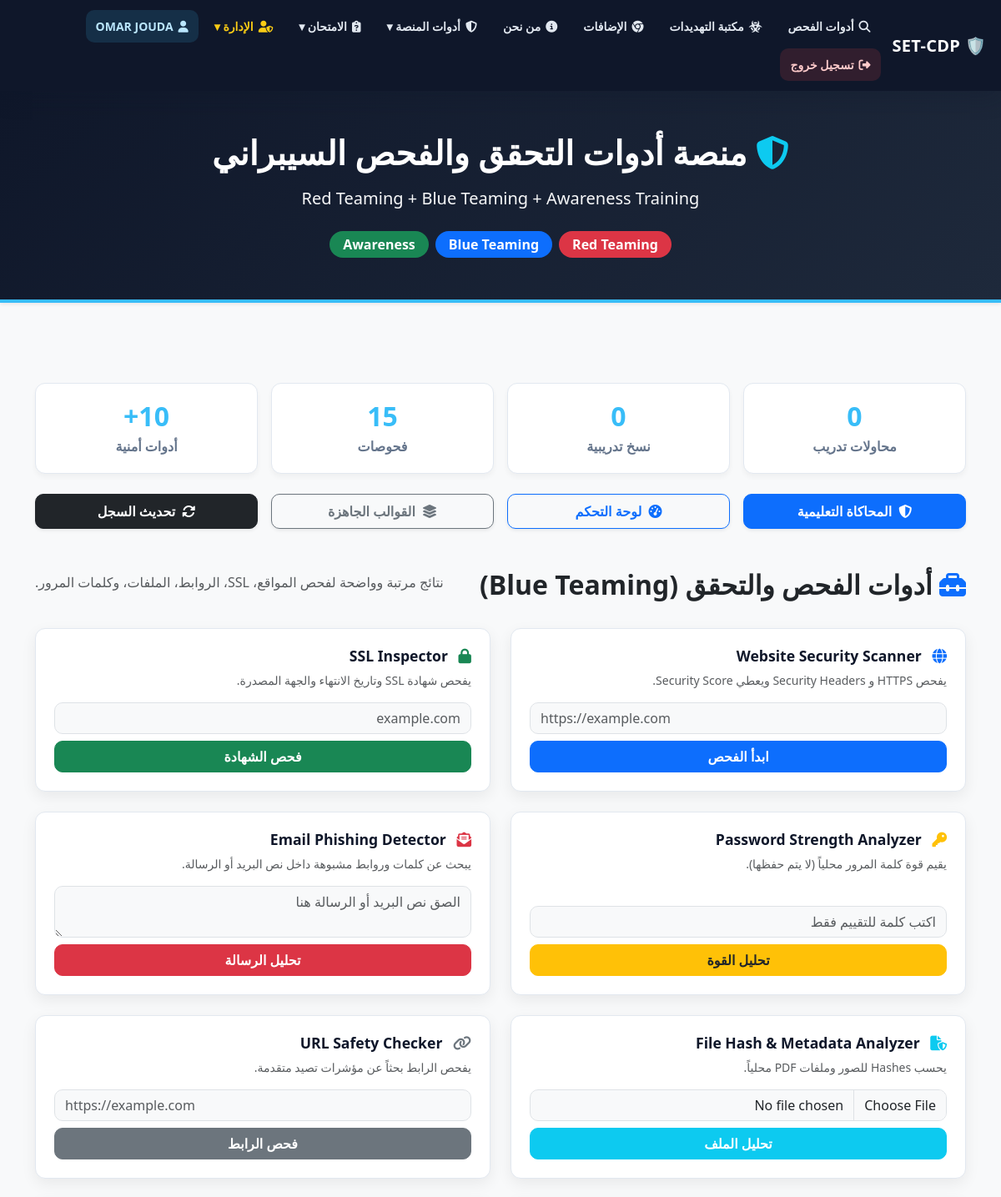
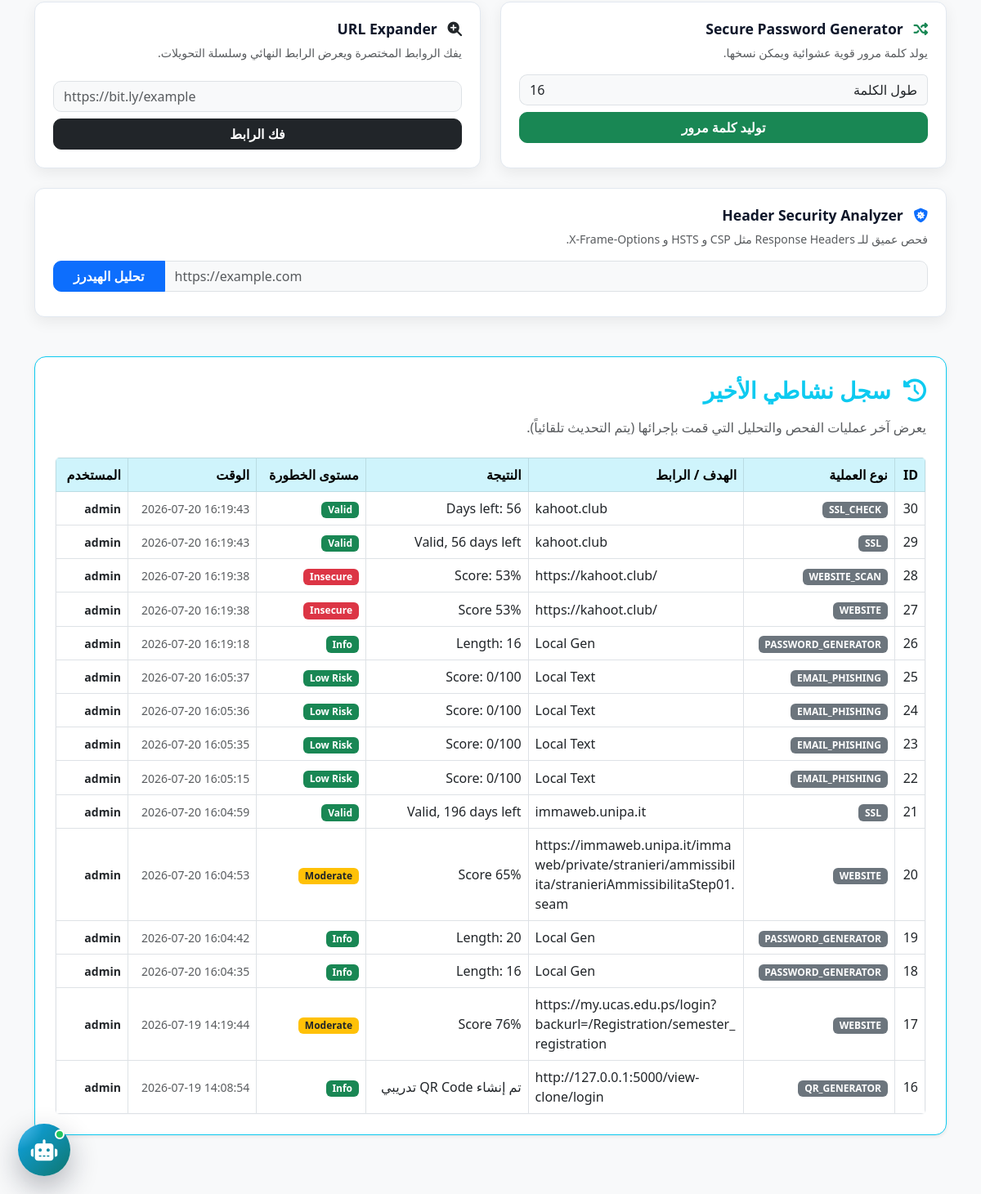
The page / (signed in) on the database its author committed (2 pictures, top to bottom).
### tables this page shows
CREATE TABLE users (
        id INTEGER PRIMARY KEY AUTOINCREMENT,
        username TEXT UNIQUE,
        password_hash TEXT,
        role TEXT DEFAULT 'user',
        full_name TEXT,
        profile_image TEXT,
        bio TEXT,
        created_at TEXT
    );

CREATE TABLE scan_history (
        id INTEGER PRIMARY KEY AUTOINCREMENT,
        scan_type TEXT,
        target TEXT,
        result_summary TEXT,
        risk_level TEXT,
        timestamp TEXT,
        user_id INTEGER
    );

### app.py (the view)
@app.route('/')
def index():
    conn = get_db()
    user_id = session.get("user_id")
    scans = []
    if user_id:
        if session.get("role") == "admin":
            scans = conn.execute("""
                SELECT scan_history.*, users.username AS owner_username
                FROM scan_history
                LEFT JOIN users ON scan_history.user_id = users.id
                ORDER BY scan_history.id DESC LIMIT 15
            """).fetchall()
        else:
            scans = conn.execute("SELECT * FROM scan_history WHERE user_id = ? ORDER BY id DESC LIMIT 15", (user_id,)).fetchall()
    conn.close()
    return render_template('index.html', scans=scans)

### templates/index.html (shortened to what this page needs)
<!DOCTYPE html>
<html lang="ar" dir="rtl">
<head>
  <link href="https://cdn.jsdelivr.net/npm/bootstrap@5.3.0/dist/css/bootstrap.rtl.min.css" rel="stylesheet">
  <link rel="stylesheet" href="https://cdnjs.cloudflare.com/ajax/libs/font-awesome/6.4.0/css/all.min.css">
  <link rel="stylesheet" href="/static/style.css">
</head>
<body class="bg-light">
{% include 'base_nav.html' %}
<header class="hero text-center mb-5 shadow-sm">
  <div class="container">
    <h1 class="fw-bold mb-3"><i class="fas fa-shield-alt text-info"></i> منصة أدوات التحقق والفحص السيبراني</h1>
    <p class="lead text-light mb-4">Red Teaming + Blue Teaming + Awareness Training</p>
    <div class="d-flex justify-content-center gap-2 flex-wrap">
      <span class="badge bg-danger px-3 py-2 fs-6 rounded-pill">Red Teaming</span>
      <span class="badge bg-primary px-3 py-2 fs-6 rounded-pill">Blue Teaming</span>
      <span class="badge bg-success px-3 py-2 fs-6 rounded-pill">Awareness</span>
    </div>
  </div>
</header>
<main class="container py-5">
  <section class="row g-3 mb-4">
    <div class="col-md-3"><div class="stat-card"><h3 id="statCaptures">{{ captures|length if captures is defined else 0 }}</h3><span>محاولات تدريب</span></div></div>
    <div class="col-md-3"><div class="stat-card"><h3 id="statClones">{{ clones|length if clones is defined else 0 }}</h3><span>نسخ تدريبية</span></div></div>
    <div class="col-md-3"><div class="stat-card"><h3 id="statScans">{{ scans|length if scans is defined else 0 }}</h3><span>فحوصات</span></div></div>
    <div class="col-md-3"><div class="stat-card"><h3>10+</h3><span>أدوات أمنية</span></div></div>
  </section>
  <section class="row g-3 mb-4">
    <div class="col-md-3"><a class="btn btn-primary w-100 fw-bold py-2 shadow-sm" href="/attack"><i class="fas fa-shield-halved me-1"></i> المحاكاة التعليمية</a></div>
    <div class="col-md-3"><a class="btn btn-outline-primary w-100 fw-bold py-2 shadow-sm" href="/dashboard"><i class="fas fa-tachometer-alt me-1"></i> لوحة التحكم</a></div>
    <div class="col-md-3"><a class="btn btn-outline-secondary w-100 fw-bold py-2 shadow-sm" href="/ready_templates"><i class="fas fa-layer-group me-1"></i> القوالب الجاهزة</a></div>
    <div class="col-md-3"><button class="btn btn-dark w-100 fw-bold py-2 shadow-sm" onclick="refreshHistory()"><i class="fas fa-sync-alt me-1"></i> تحديث السجل</button></div>
  </section>
  <div class="section-head mt-5 mb-4 text-center">
    <h2 class="fw-bold text-dark"><i class="fas fa-toolbox text-primary"></i> أدوات الفحص والتحقق (Blue Teaming)</h2>
    <p class="text-muted">نتائج مرتبة وواضحة لفحص المواقع، SSL، الروابط، الملفات، وكلمات المرور.</p>
  </div>
  <section class="row g-4">
    <div class="col-lg-6"><div class="card tool-card h-100"><div class="card-body d-flex flex-column"><h5 class="card-title"><i class="fas fa-globe text-primary me-2"></i> Website Security Scanner</h5><p class="text-muted small mb-3">يفحص HTTPS و Security Headers ويعطي Security Score.</p><div class="mt-auto"><input id="scanUrl" class="form-control mb-2 bg-light" placeholder="https://example.com" type="url"><button class="btn btn-primary w-100 fw-bold" onclick="scanWebsite()">ابدأ الفحص</button><div id="scanResult" class="result-box mt-3"></div></div></div></div></div>
    <div class="col-lg-6"><div class="card tool-card h-100"><div class="card-body d-flex flex-column"><h5 class="card-title"><i class="fas fa-lock text-success me-2"></i> SSL Inspector</h5><p class="text-muted small mb-3">يفحص شهادة SSL وتاريخ الانتهاء والجهة المصدرة.</p><div class="mt-auto"><input id="sslDomain" class="form-control mb-2 bg-light" placeholder="example.com"><button class="btn btn-success w-100 fw-bold" onclick="checkSSL()">فحص الشهادة</button><div id="sslResult" class="result-box mt-3"></div></div></div></div></div>
    <div class="col-lg-6"><div class="card tool-card h-100"><div class="card-body d-flex flex-column"><h5 class="card-title"><i class="fas fa-key text-warning me-2"></i> Password Strength Analyzer</h5><p class="text-muted small mb-3">يقيم قوة كلمة المرور محلياً (لا يتم حفظها).</p><div class="mt-auto"><input id="passwordInput" type="password" class="form-control mb-2 bg-light" placeholder="اكتب كلمة للتقييم فقط"><button class="btn btn-warning text-dark w-100 fw-bold" onclick="checkPassword()">تحليل القوة</button><div id="passwordResult" class="result-box mt-3"></div></div></div></div></div>
    <div class="col-lg-6"><div class="card tool-card h-100"><div class="card-body d-flex flex-column"><h5 class="card-title"><i class="fas fa-envelope-open-text text-danger me-2"></i> Email Phishing Detector</h5><p class="text-muted small mb-3">يبحث عن كلمات وروابط مشبوهة داخل نص البريد أو الرسالة.</p><div class="mt-auto"><textarea id="emailInput" rows="2" class="form-control mb-2 bg-light" placeholder="الصق نص البريد أو الرسالة هنا"></textarea><button class="btn btn-danger w-100 fw-bold" onclick="checkEmail()">تحليل الرسالة</button><div id="emailResult" class="result-box mt-3"></div></div></div></div></div>
    <div class="col-lg-6"><div class="card tool-card h-100"><div class="card-body d-flex flex-column"><h5 class="card-title"><i class="fas fa-file-shield text-info me-2"></i> File Hash & Metadata Analyzer</h5><p class="text-muted small mb-3">يحسب Hashes للصور وملفات PDF محلياً.</p><div class="mt-auto"><input id="fileInput" type="file" class="form-control mb-2 bg-light"><button class="btn btn-info text-white w-100 fw-bold" onclick="analyzeFile()">تحليل الملف</button><div id="fileResult" class="result-box mt-3"></div></div></div></div></div>
    <div class="col-lg-6"><div class="card tool-card h-100"><div class="card-body d-flex flex-column"><h5 class="card-title"><i class="fas fa-link text-secondary me-2"></i> URL Safety Checker</h5><p class="text-muted small mb-3">يفحص الرابط بحثاً عن مؤشرات تصيد متقدمة.</p><div class="mt-auto"><input id="urlCheckInput" class="form-control mb-2 bg-light" placeholder="https://example.com" type="url"><button class="btn btn-secondary w-100 fw-bold" onclick="checkURL()">فحص الرابط</button><div id="urlResult" class="result-box mt-3"></div></div></div></div></div>
    <div class="col-lg-6"><div class="card tool-card h-100"><div class="card-body d-flex flex-column"><h5 class="card-title"><i class="fas fa-random text-success me-2"></i> Secure Password Generator</h5><p class="text-muted small mb-3">يولد كلمة مرور قوية عشوائية ويمكن نسخها.</p><div class="mt-auto"><div class="input-group mb-2"><span class="input-group-text bg-light border-end-0">طول الكلمة</span><input id="genLength" type="number" class="form-control bg-light border-start-0" value="16" min="8" max="64"></div><button class="btn btn-success w-100 fw-bold mb-2" onclick="generatePassword()">توليد كلمة مرور</button><div id="generatedPasswordResult" class="result-box mt-3"></div></div></div></div></div>
    <div class="col-lg-6"><div class="card tool-card h-100"><div class="card-body d-flex flex-column"><h5 class="card-title"><i class="fas fa-search-plus text-dark me-2"></i> URL Expander</h5><p class="text-muted small mb-3">يفك الروابط المختصرة ويعرض الرابط النهائي وسلسلة التحويلات.</p><div class="mt-auto"><input id="expandUrlInput" class="form-control mb-2 bg-light" placeholder="https://bit.ly/example" type="url"><button class="btn btn-dark w-100 fw-bold" onclick="expandUrl()">فك الرابط</button><div id="expandUrlResult" class="result-box mt-3"></div></div></div></div></div>
    <div class="col-lg-12"><div class="card tool-card h-100"><div class="card-body d-flex flex-column"><h5 class="card-title"><i class="fas fa-shield-virus text-primary me-2"></i> Header Security Analyzer</h5><p class="text-muted small mb-3">فحص عميق للـ Response Headers مثل CSP و HSTS و X-Frame-Options.</p><div class="mt-auto"><div class="input-group mb-2"><input id="headerUrlInput" class="form-control bg-light" placeholder="https://example.com" type="url"><button class="btn btn-primary fw-bold px-4" onclick="analyzeHeaders()">تحليل الهيدرز</button></div><div id="headerAnalyzerResult" class="result-box mt-3"></div></div></div></div></div>
  </section>
  {% if session.get('user_id') %}
  <section class="card shadow-sm mt-5 mb-4 border-info" style="border-radius: 14px;">
    <div class="card-body p-4">
      <h3 class="mb-3 text-info fw-bold"><i class="fas fa-history me-2"></i> سجل نشاطي الأخير</h3>
      <p class="text-muted mb-4">يعرض آخر عمليات الفحص والتحليل التي قمت بإجرائها (يتم التحديث تلقائياً).</p>
      <div class="table-responsive rounded border border-light">
        <table class="table table-bordered table-hover align-middle mb-0">
          <thead class="table-info text-secondary">
            <tr>
              <th>ID</th>
              <th>نوع العملية</th>
              <th>الهدف / الرابط</th>
              <th>النتيجة</th>
              <th>مستوى الخطورة</th>
              <th>الوقت</th>
              {% if session.get('role') == 'admin' %}
                <th>المستخدم</th>
              {% endif %}
            </tr>
          </thead>
          <tbody id="historyBody">
            {% for s in scans %}
            <tr>
              <td>{{ s.id }}</td>
              <td><span class="badge bg-secondary">{{ s.scan_type | upper }}</span></td>
              <td class="text-break" style="max-width: 250px;" dir="ltr">{{ s.target }}</td>
              <td>{{ s.result_summary }}</td>
              <td>
                <span class="badge
                  {% if s.risk_level in ['Critical', 'High Risk', 'Insecure', 'Error', 'Weak'] %}bg-danger
                  {% elif s.risk_level in ['Moderate', 'Medium Risk', 'Suspicious', 'Expiring Soon', 'Medium'] %}bg-warning text-dark
                  {% else %}bg-success{% endif %}">
                  {{ s.risk_level }}
                </span>
              </td>
              <td><small class="text-muted" dir="ltr">{{ s.timestamp }}</small></td>
              {% if session.get('role') == 'admin' %}
                <td><small class="fw-bold">{{ s.owner_username or 'زائر غير مسجل' }}</small></td>
              {% endif %}
            </tr>
            {% else %}
            <tr>
              <td colspan="{% if session.get('role') == 'admin' %}7{% else %}6{% endif %}" class="text-center text-muted py-5">
                لا توجد عمليات فحص حديثة في سجلك.
              </td>
            </tr>
            {% endfor %}
          </tbody>
        </table>
      </div>
    </div>
  </section>
  {% endif %}
</main>
</body>
</html>

### templates/base_nav.html (shortened to what this page needs)
<nav class="top-navbar">
  <div class="top-navbar-wrap">
    <a class="top-brand" href="/">
      🛡️ SET-CDP
    </a>
    <div class="top-nav-links" id="topNavLinks">
      <a href="/">
        <i class="fas fa-search"></i>
        أدوات الفحص
      </a>
      <a href="/threat-library">
        <i class="fas fa-biohazard"></i>
        مكتبة التهديدات
      </a>
      <a href="/extensions">
        <i class="fab fa-chrome"></i>
        الإضافات
      </a>
      <a href="/about">
        <i class="fas fa-circle-info"></i>
        من نحن
      </a>
      {% if session.get('user_id') %}
        <div class="nav-dropdown">
          <button class="dropdown-btn" type="button" onclick="toggleDropdown(event, 'toolsDropdown')">
            <i class="fas fa-shield-halved"></i>
            أدوات المنصة ▾
          </button>
        </div>
        <div class="nav-dropdown">
          <button class="dropdown-btn" type="button" onclick="toggleDropdown(event, 'quizDropdown')">
            <i class="fas fa-clipboard-question"></i>
            الامتحان ▾
          </button>
        </div>
        {% if session.get('role') == 'admin' or session.get('is_admin') %}
          <div class="nav-dropdown">
            <button class="dropdown-btn admin-btn" type="button" onclick="toggleDropdown(event, 'adminDropdown')">
              <i class="fas fa-user-shield"></i>
              الإدارة ▾
            </button>
          </div>
        {% endif %}
        <a href="/profile" class="nav-user">
          <i class="fas fa-user"></i>
          {{ session.get('full_name') or session.get('username') }}
        </a>
        <a class="logout-link" href="/logout">
          <i class="fas fa-right-from-bracket"></i>
          تسجيل خروج
        </a>
      {% endif %}
    </div>
  </div>
</nav>
{% include 'chatbot_widget.html' %}

### rows shown on the page
users: get "OMAR JOUDA"
scan_history: id "30", scan_type "SSL_CHECK", target "kahoot.club", result_summary "Days left: 56", risk_level "Valid", timestamp "2026-07-20 16:19:43", username "admin"
scan_history: id "29", scan_type "SSL", target "kahoot.club", result_summary "Valid, 56 days left", risk_level "Valid", timestamp "2026-07-20 16:19:43", username "admin"
scan_history: id "28", scan_type "WEBSITE_SCAN", target "https://kahoot.club/", result_summary "Score: 53%", risk_level "Insecure", timestamp "2026-07-20 16:19:38", username "admin"
scan_history: id "27", scan_type "WEBSITE", target "https://kahoot.club/", result_summary "Score 53%", risk_level "Insecure", timestamp "2026-07-20 16:19:38", username "admin"
scan_history: id "26", scan_type "PASSWORD_GENERATOR", target "Local Gen", result_summary "Length: 16", risk_level "Info", timestamp "2026-07-20 16:19:18", username "admin"
scan_history: id "25", scan_type "EMAIL_PHISHING", target "Local Text", result_summary "Score: 0/100", risk_level "Low Risk", timestamp "2026-07-20 16:05:37", username "admin"
scan_history: id "24", scan_type "EMAIL_PHISHING", target "Local Text", result_summary "Score: 0/100", risk_level "Low Risk", timestamp "2026-07-20 16:05:36", username "admin"
scan_history: id "23", scan_type "EMAIL_PHISHING", target "Local Text", result_summary "Score: 0/100", risk_level "Low Risk", timestamp "2026-07-20 16:05:35", username "admin"
scan_history: id "22", scan_type "EMAIL_PHISHING", target "Local Text", result_summary "Score: 0/100", risk_level "Low Risk", timestamp "2026-07-20 16:05:15", username "admin"
scan_history: id "21", scan_type "SSL", target "immaweb.unipa.it", result_summary "Valid, 196 days left", risk_level "Valid", timestamp "2026-07-20 16:04:59", username "admin"
scan_history: id "20", scan_type "WEBSITE", target "https://immaweb.unipa.it/immaweb/private/stranieri/ammissibilita/stranieriAmmissibilitaStep01.seam", result_summary "Score 65%", risk_level "Moderate", timestamp "2026-07-20 16:04:53", username "admin"
scan_history: id "19", scan_type "PASSWORD_GENERATOR", target "Local Gen", result_summary "Length: 20", risk_level "Info", timestamp "2026-07-20 16:04:42", username "admin"
scan_history: id "18", scan_type "PASSWORD_GENERATOR", target "Local Gen", result_summary "Length: 16", risk_level "Info", timestamp "2026-07-20 16:04:35", username "admin"
scan_history: id "17", scan_type "WEBSITE", target "https://my.ucas.edu.ps/login?backurl=/Registration/semester_registration", result_summary "Score 76%", risk_level "Moderate", timestamp "2026-07-19 14:19:44", username "admin"
scan_history: id "16", scan_type "QR_GENERATOR", target "http://127.0.0.1:5000/view-clone/login", result_summary "تم إنشاء QR Code تدريبي", risk_level "Info", timestamp "2026-07-19 14:08:54", username "admin"

### other values the page prints
{{ captures|length if captures is defined else 0 }} "0"
{{ clones|length if clones is defined else 0 }} "0"
{{ scans|length if scans is defined else 0 }} "15"
